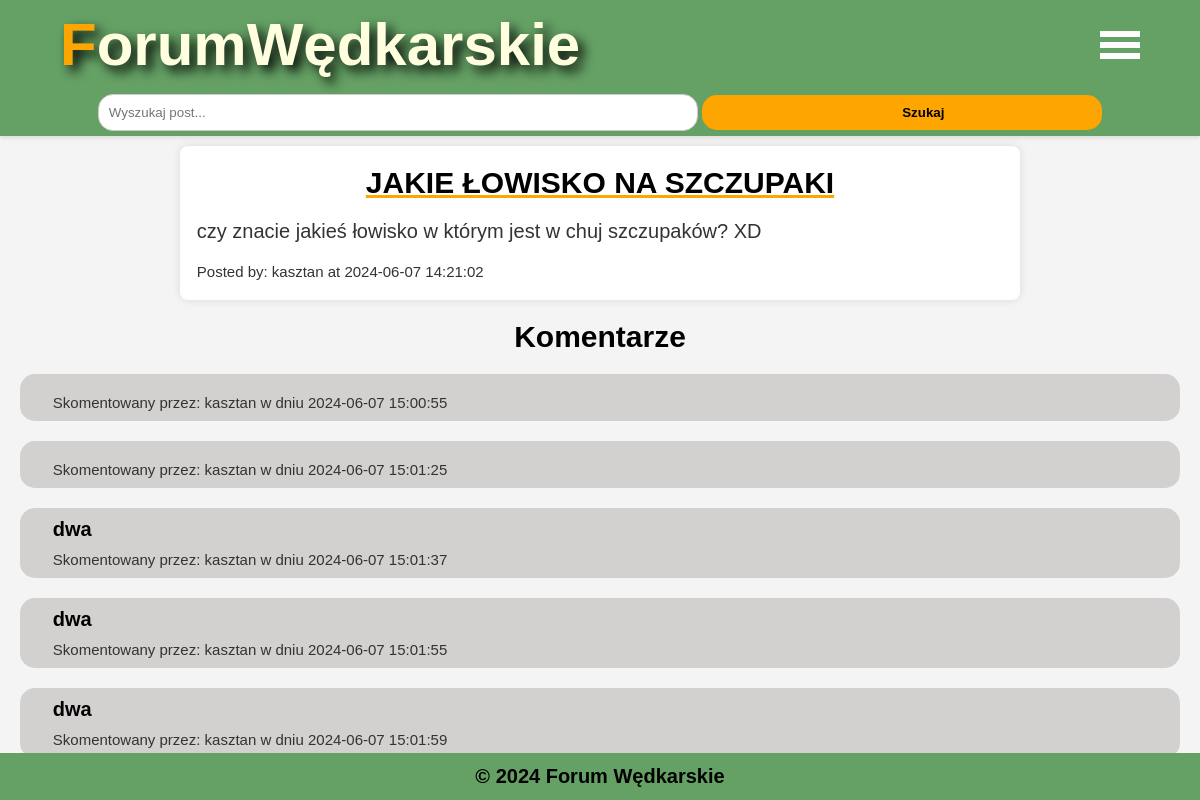
The page /posts/view_post.php?id=5 on the database its author committed.
### tables this page shows
CREATE TABLE `posts` (
  `id` int(11) NOT NULL,
  `title` varchar(255) NOT NULL,
  `content` text NOT NULL,
  `category` varchar(50) NOT NULL,
  `user_id` int(11) NOT NULL,
  `created_at` timestamp NOT NULL DEFAULT current_timestamp()
);

CREATE TABLE `users` (
  `id` int(11) NOT NULL,
  `username` varchar(50) NOT NULL,
  `password` varchar(255) NOT NULL,
  `email` varchar(100) NOT NULL
);

CREATE TABLE `comments` (
  `id` int(11) NOT NULL,
  `post_id` int(11) NOT NULL,
  `user_id` int(11) NOT NULL,
  `content` text NOT NULL,
  `created_at` timestamp NOT NULL DEFAULT current_timestamp()
);

### posts/view_post.php (the view, shortened to what this page needs)
<?php
require_once '../includes/db.php';
include '../includes/header.php';
$post_id = $_GET['id'];
$sql_post = "SELECT posts.*, users.username FROM posts JOIN users ON posts.user_id = users.id WHERE posts.id = ?";
$stmt_post = $conn->prepare($sql_post);
$stmt_post->bind_param("i", $post_id);
$stmt_post->execute();
$result_post = $stmt_post->get_result();
$row_post = $result_post->fetch_assoc();
if ($result_post->num_rows === 0) {
    echo "Post not found.";
} else {
    echo "<div class='post'>";
    echo "<h2 class='comend-title'>" . $row_post['title'] . "</h2>";
    echo "<p class='post-content'>" . $row_post['content'] . "</p>";
    echo "<p class='post-username'>Posted by: " . $row_post['username'] . " at " . $row_post['created_at'] . "</p>";
    echo "</div>";
    echo "<h3 class='comments-title'>Komentarze</h3>";
    $sql_comments = "SELECT comments.*, users.username FROM comments JOIN users ON comments.user_id = users.id WHERE post_id = ?";
    $stmt_comments = $conn->prepare($sql_comments);
    $stmt_comments->bind_param("i", $post_id);
    $stmt_comments->execute();
    $result_comments = $stmt_comments->get_result();
    if ($result_comments->num_rows > 0) {
        while ($row_comment = $result_comments->fetch_assoc()) {
            echo "<div class='comment'>";
            echo "<p class='comment-content'>" . $row_comment['content'] . "</p>";
            echo "<p class='post-username'>Skomentowany przez: " . $row_comment['username'] . " w dniu " . $row_comment['created_at'] . "</p>";
            echo "</div>";
        }
    } else {
        echo "<p class='comment-null'>Brak komentarzy</p>";
    }
    if (isset($_SESSION['loggedin']) && $_SESSION['loggedin'] === true) {
        echo "<div class='comment-form'>";
        echo "<h3>Dodaj komentarz:</h3>";
        echo "<form action='' method='post'>";
        echo "<textarea name='comment_content' placeholder='Wpisz swój komentarz...' rows='4' cols='50'></textarea><br>";
        echo "<input type='submit' value='Dodaj' class='add-commend'>";
        echo "</form>";
        echo "</div>";
    } else {
        echo "<p>Please <a href='login.php'>login</a> to add a comment.</p>";
    }
}
include '../includes/footer.php';
?>

### css/style.css (style rules this page uses)
* { margin: 0; padding: 0; box-sizing: border-box; }
body { font-family: Arial, sans-serif; background-color: #f4f4f4; margin: 0; padding: 0; }
.post { background: #fff; width: 70%; margin-left: auto; margin-right: auto; padding-top: 20px; padding-bottom: 20px; margin-bottom: 10px; box-shadow: 0 0 10px rgba(0,0,0,0.1); border-radius: 8px; }
.comend-title { text-decoration: none; font-size: 30px; font-weight: bold; color: black; text-transform: uppercase; text-align: center; margin-bottom: 20px; text-decoration: underline; text-decoration-color: #FFA500; }
.post-username { font-size: 15px; margin-left: 2%; color: #333; }
.post-content { margin-bottom: 20px; margin-left: 2%; font-size: 20px; color: #333; }
.comment { padding: 10px; margin-bottom: 10px; background: #d3d0d0; margin: 20px; border-radius: 15px; }
.comment-content { margin-left: 2%; font-size: 20px; font-weight: 600; margin-bottom: 10px; }
.comments-title { text-align: center; margin-top: 20px; font-size: 30px; font-weight: bold; }

### rows shown on the page
posts: title "JAKIE ŁOWISKO NA SZCZUPAKI", content "czy znacie jakieś łowisko w którym jest w chuj szczupaków? XD", user.username "kasztan", created_at "2024-06-07 14:21:02"
comments: user.username "kasztan", created_at "2024-06-07 15:00:55"
comments: user.username "kasztan", created_at "2024-06-07 15:01:25"
comments: content "dwa", user.username "kasztan", created_at "2024-06-07 15:01:37"
comments: content "dwa", user.username "kasztan", created_at "2024-06-07 15:01:55"
comments: content "dwa", user.username "kasztan", created_at "2024-06-07 15:01:59"
